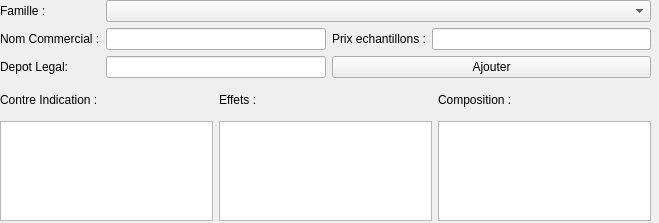
          <widget class="QWidget" name="Ajout">
           <property name="geometry">
            <rect>
             <x>0</x>
             <y>0</y>
             <width>659</width>
             <height>223</height>
            </rect>
           </property>
           <attribute name="label">
            <string>Ajout de médicament</string>
           </attribute>
           <widget class="QWidget" name="layoutWidget">
            <property name="geometry">
             <rect>
              <x>0</x>
              <y>0</y>
              <width>651</width>
              <height>221</height>
             </rect>
            </property>
            <layout class="QGridLayout" name="gridLayout_29">
             <item row="0" column="0">
              <layout class="QGridLayout" name="gridLayout_26">
               <item row="1" column="0" colspan="2">
                <widget class="QLabel" name="label_11">
                 <property name="text">
                  <string>Nom Commercial :</string>
                 </property>
                </widget>
               </item>
               <item row="1" column="2">
                <widget class="QLineEdit" name="lineEdit_Med_NomCom_Ajout">
                 <property name="font">
                  <font>
                   <pointsize>8</pointsize>
                  </font>
                 </property>
                </widget>
               </item>
               <item row="2" column="0" colspan="2">
                <widget class="QLabel" name="label_9">
                 <property name="text">
                  <string>Depot Legal:</string>
                 </property>
                </widget>
               </item>
               <item row="0" column="0" colspan="2">
                <widget class="QLabel" name="label_13">
                 <property name="text">
                  <string>Famille :</string>
                 </property>
                </widget>
               </item>
               <item row="1" column="3">
                <widget class="QLabel" name="label_12">
                 <property name="text">
                  <string>Prix echantillons :</string>
                 </property>
                </widget>
               </item>
               <item row="2" column="3" colspan="2">
                <widget class="QPushButton" name="pushButton_Med_Ajout">
                 <property name="text">
                  <string>Ajouter</string>
                 </property>
                </widget>
               </item>
               <item row="2" column="2">
                <widget class="QLineEdit" name="lineEdit_Med_DepotLegal_Ajout">
                 <property name="font">
                  <font>
                   <pointsize>8</pointsize>
                  </font>
                 </property>
                </widget>
               </item>
               <item row="1" column="4">
                <widget class="QLineEdit" name="lineEdit_Med_Prix_Ajout">
                 <property name="font">
                  <font>
                   <pointsize>8</pointsize>
                  </font>
                 </property>
                </widget>
               </item>
               <item row="0" column="2" colspan="3">
                <widget class="QComboBox" name="comboBox_Med_Famille_Ajout"/>
               </item>
              </layout>
             </item>
             <item row="1" column="0">
              <layout class="QGridLayout" name="gridLayout_24">
               <item row="0" column="0">
                <widget class="QLabel" name="label_14">
                 <property name="minimumSize">
                  <size>
                   <width>0</width>
                   <height>0</height>
                  </size>
                 </property>
                 <property name="maximumSize">
                  <size>
                   <width>15555</width>
                   <height>16777215</height>
                  </size>
                 </property>
                 <property name="text">
                  <string>Contre Indication :</string>
                 </property>
                </widget>
               </item>
               <item row="0" column="1">
                <widget class="QLabel" name="label_15">
                 <property name="text">
                  <string>Effets :</string>
                 </property>
                </widget>
               </item>
               <item row="0" column="2">
                <widget class="QLabel" name="label_10">
                 <property name="text">
                  <string>Composition :</string>
                 </property>
                </widget>
               </item>
              </layout>
             </item>
             <item row="2" column="0">
              <layout class="QGridLayout" name="gridLayout_25">
               <item row="0" column="0">
                <widget class="QTextEdit" name="textEdit_MED_CI_Ajout">
                 <property name="maximumSize">
                  <size>
                   <width>16777215</width>
                   <height>100</height>
                  </size>
                 </property>
                </widget>
               </item>
               <item row="0" column="1">
                <widget class="QTextEdit" name="textEdit_MED_Effet_Ajout">
                 <property name="maximumSize">
                  <size>
                   <width>16777215</width>
                   <height>100</height>
                  </size>
                 </property>
                </widget>
               </item>
               <item row="0" column="2">
                <widget class="QTextEdit" name="textEdit_MED_Compo_Ajout">
                 <property name="maximumSize">
                  <size>
                   <width>16777215</width>
                   <height>100</height>
                  </size>
                 </property>
                </widget>
               </item>
              </layout>
             </item>
            </layout>
           </widget>
          </widget>
